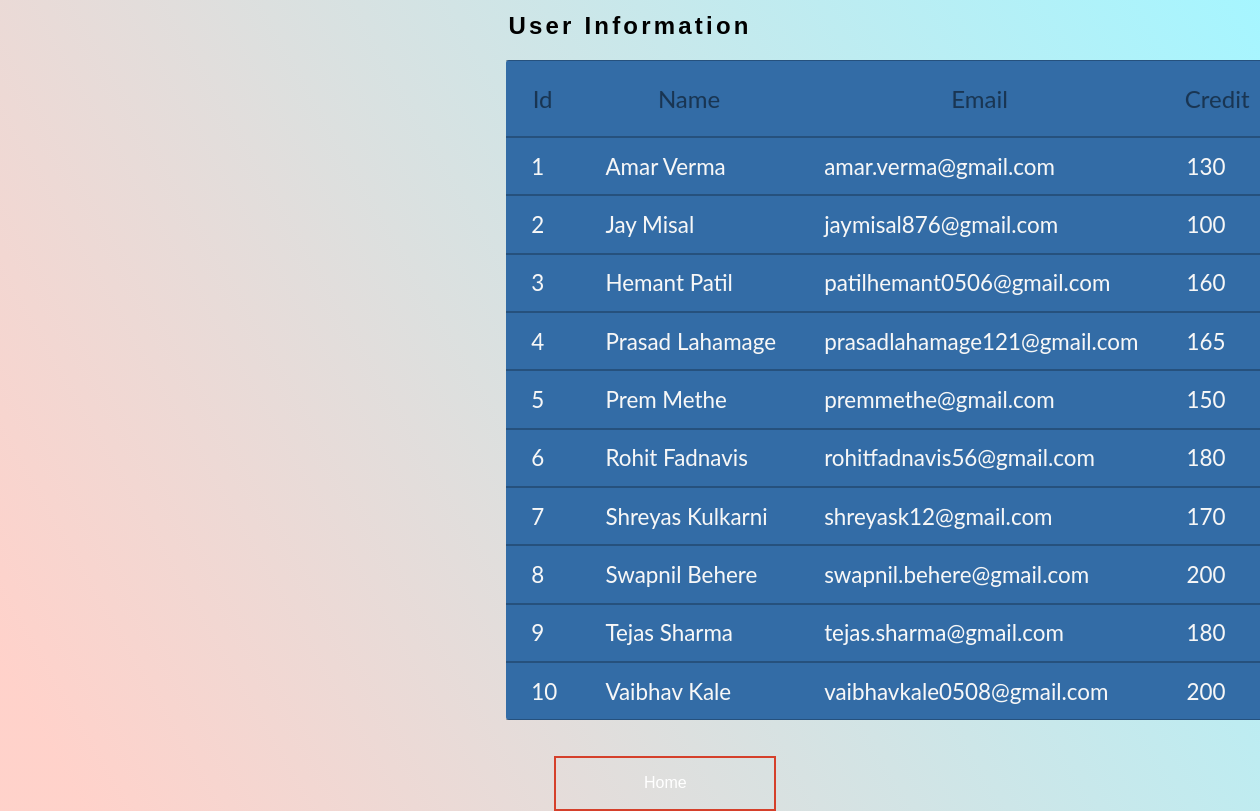
The app's page /getdetail.php with its own data.
### tables this page shows
CREATE TABLE `user` (
  `id` int(10) NOT NULL,
  `name` varchar(50) NOT NULL,
  `email` varchar(50) NOT NULL,
  `credit` varchar(10) NOT NULL
);

### getdetail.php (the view, shortened to what this page needs)
<?php
$con=mysqli_connect('localhost','root','','credit') or die("Error");
$q="select * from user ";
$result=mysqli_query($con,$q) or die("Error");
?>
<html>
    <head>
        <link rel="stylesheet" href="css/style.css">
    </head>
    <body>
        <h2>User Information</h2>
        <table class="flat-table flat-table-1">
            <thead>
                <th>Id</th>
                <th>Name</th>
                <th>Email</th>
                <th>Credit</th>
            </thead>
            <tbody>
                <?php
                    if ($result->num_rows > 0) {
                        while($row = $result->fetch_assoc()):
                            echo "<tr>";
                            echo "<td>" . $row["id"] . "</td>";
                            echo "<td>" . $row["name"] . "</td>";
                            echo "<td>" . $row["email"] . "</td>";
                            echo "<td>" . $row["credit"] . "</td>";
                            echo "</tr>";
                            endwhile;
                    }
                    else { echo "0 results"; }
                ?>
            </tbody>
        </table>
        <br><br>
        <div class="css-button" >
            <p class="css-button-text">Home</p>
        </div>
    </body>
</html>

### css/style.css (style rules this page uses)
body { text-align: center; font-family: Arial, Helvetica, sans-serif ; background-color: #ffffff; background-image:none, -moz-linear-gradient(60deg, rgba(255, 165, 150, 0.5) 5%, rgba(0, 228, 255, 0.35)), url("../images/bg.jpg"); background-image: none, -webkit-linear-gradient(60deg, rgba(255, 165, 150, 0.5) 5%, rgba(0, 228, 255, 0.35)), url("../images/bg.jpg"); background-image: none, -ms-linear-gradient(60deg, rgba(255, 165, 150, 0.5) 5%, rgba(0, 228, 255, 0.35)), url("../images/bg.jpg"); background-image: none, linear-gradient(60deg, rgba(255, 165, 150, 0.5) 5%, rgba(0, 228, 255, 0.35)), url("../images/bg.jpg"); background-repeat: repeat, no-repeat, no-repeat; background-size: 100px 100px, cover, cover; background-position: top left, center center, bottom center; background-attachment: fixed, fixed, fixed; }
h2 { font-weight: 600; line-height: 1.5; margin: 0 0 1rem 0; letter-spacing: 0.2rem; }
table { table-layout:center; }
.css-button { border: 2px solid #d5402b; height: 51px; width: 218px; position: absolute; left: 44%; margin: auto; overflow: hidden; cursor: pointer; color: #fff; }
p.css-button-text { width: 100%; position: absolute; }
.flat-table { align-content: center; border-collapse:collapse; font-family: 'Lato', Calibri, Arial, sans-serif; border: none; border-radius: 3px; -webkit-border-radius: 3px; -moz-border-radius: 3px; position: relative; left: 40%; }
.flat-table th, .flat-table td { box-shadow: inset 0 -1px rgba(0,0,0,0.25), inset 0 1px rgba(0,0,0,0.25); }
.flat-table th { font-weight: normal; -webkit-font-smoothing: antialiased; padding: 1em; color: rgba(0,0,0,0.45); text-shadow: 0 0 1px rgba(0,0,0,0.1); font-size: 1.5em; }
.flat-table td { color: #f7f7f7; padding: 0.7em 1em 0.7em 1.15em; text-shadow: 0 0 1px rgba(255,255,255,0.1); font-size: 1.4em; }
.flat-table tr { -webkit-transition: background 0.3s, box-shadow 0.3s; -moz-transition: background 0.3s, box-shadow 0.3s; transition: background 0.3s, box-shadow 0.3s; }
.flat-table-1 { background: #336ca6; }

### records on screen
user: id "1", name "Amar Verma", email "amar.verma@gmail.com", credit "130"
user: id "2", name "Jay Misal", email "jaymisal876@gmail.com", credit "100"
user: id "3", name "Hemant Patil", email "patilhemant0506@gmail.com", credit "160"
user: id "4", name "Prasad Lahamage", email "prasadlahamage121@gmail.com", credit "165"
user: id "5", name "Prem Methe", email "premmethe@gmail.com", credit "150"
user: id "6", name "Rohit Fadnavis", email "rohitfadnavis56@gmail.com", credit "180"
user: id "7", name "Shreyas Kulkarni", email "shreyask12@gmail.com", credit "170"
user: id "8", name "Swapnil Behere", email "swapnil.behere@gmail.com", credit "200"
user: id "9", name "Tejas Sharma", email "tejas.sharma@gmail.com", credit "180"
user: id "10", name "Vaibhav Kale", email "vaibhavkale0508@gmail.com", credit "200"
